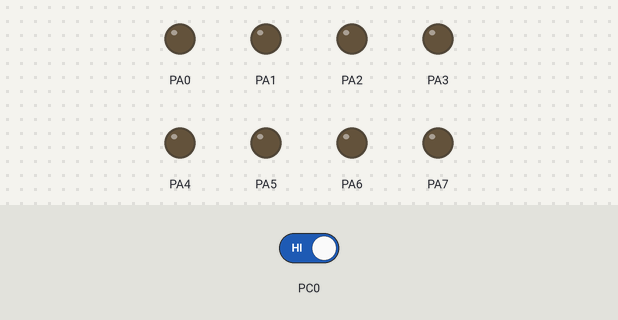
Simulated run of this program. Board: ATmega32, built with avr-gcc and emulated at 8 MHz. Parts: output pins drawn as LEDs (lit = HIGH). Inputs (shaded band) come from the test bench; at power-on: PC0 HIGH.

Above: at 1.2 s.
1.3 s: PC0 driven LOW
At 1.6 s:
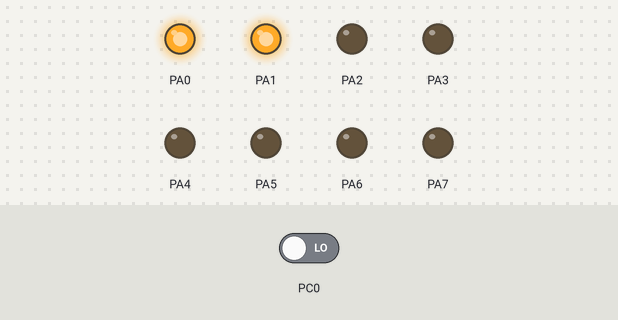
At 4.2 s:
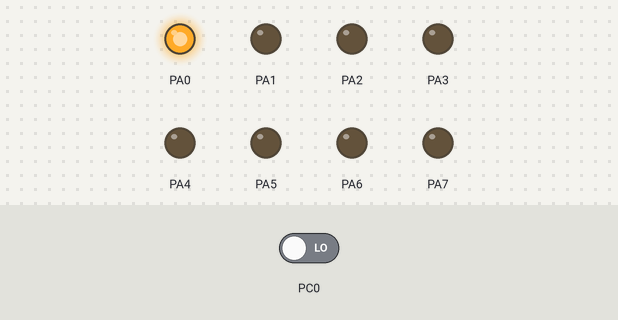
4.3 s: PC0 driven HIGH
At 5.3 s:
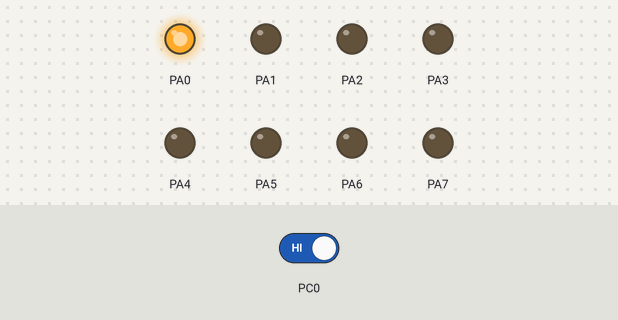
Timing chart, 0 to 7.3 s (numbered marks = the images above; inputs shaded):
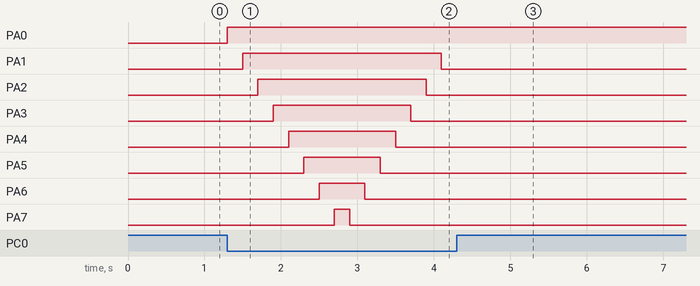

The program:

main.c
```c
/*
 * task_2.c
 *
 * Created: 8/26/2023
 * Author : mohamed belal
 */

#define F_CPU 8000000UL
#include "bitwise.h"
#include "atmega32_register.h"
#include <util/delay.h>

int main(void)
{
	// make all pin of port A as output
	DDRA = 0b11111111;
	// PORTC PIN 0 as input
	CLEARBIT(DDRC,0);

	// create bit variable to iterate 8 bit
	unsigned char bit =0 , flag=0;

	while (1)
	{
		//we use external pull up resistance
		// we check if we cleck button
		if(READBIT(PINC,0)==0)
		{
			// if we reach pin 7 we make flag to 1 to decrement and turn off led
			if (bit == 8)
				flag =1;

			// if we reach pin 0 we make flag to 0 to increment and turn on led
			if(bit == 0)
				flag=0;

			if(flag == 0)
			{
				SETBIT(PARTA,bit);
				_delay_ms(200);
				bit++;
			}else
			{
				bit--;
				CLEARBIT(PARTA,bit);
				_delay_ms(200);

			}
		}


	}
}
```

bitwise.h
```c
/*
 * bitwise.h
 *
 * Created: 8/26/2023 12:58:23 PM
 *  Author: mohamed belal
 */


#ifndef BITWISE_H_
#define BITWISE_H_

#define SETBIT(register,bit)      (register |= (1<<bit))
#define CLEARBIT(register,bit)    (register &= ~(1<<bit))
#define TOGGLEBIT(register,bit)   (register ^= (1<<bit))
#define READBIT(register,bit)     ((register >> bit )&1)

#endif /* BITWISE_H_ */
```

atmega32_register.h
```c
/*
 * atmega32_register.h
 *
 * Created: 8/26/2023 1:01:01 PM
 *  Author: mohamed belal
 */


#ifndef ATMEGA32_REGISTER_H_
#define ATMEGA32_REGISTER_H_


/* ==================== PORTA ==================== */
#define PARTA *((volatile unsigned char *)(0x3B))
#define DDRA  *((volatile unsigned char *)(0x3A))
#define PINA  *((volatile unsigned char *)(0x39))

/* ==================== PORTC ==================== */
#define PARTC *((volatile unsigned char *)(0x35))
#define DDRC  *((volatile unsigned char *)(0x34))
#define PINC  *((volatile unsigned char *)(0x33))

#endif /* ATMEGA32_REGISTER_H_ */
```

Measured:
- after the input at 1.3 s, PA0: LOW → HIGH at once; PA1: LOW → HIGH after 0.20 s, → LOW 2.6 s later; PA2: LOW → HIGH after 0.40 s, → LOW 2.2 s later; PA3: LOW → HIGH after 0.60 s, → LOW 1.8 s later; PA4: LOW → HIGH after 0.80 s, → LOW 1.4 s later
- after the input at 4.3 s, PA0: stops changing and stays HIGH; PA1–7: stops changing and stays LOW
